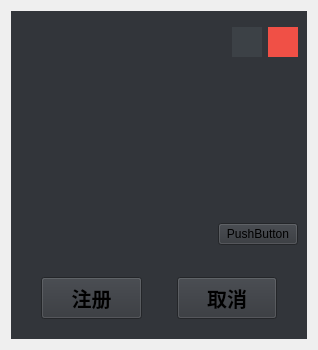
<?xml version="1.0" encoding="UTF-8"?>
<ui version="4.0">
 <class>RegisterWindow</class>
 <widget class="QWidget" name="RegisterWindow">
  <property name="geometry">
   <rect>
    <x>0</x>
    <y>0</y>
    <width>318</width>
    <height>350</height>
   </rect>
  </property>
  <property name="windowTitle">
   <string>Form</string>
  </property>
  <layout class="QVBoxLayout" name="verticalLayout_3">
   <item>
    <widget class="QWidget" name="window" native="true">
     <property name="sizePolicy">
      <sizepolicy hsizetype="Preferred" vsizetype="Preferred">
       <horstretch>0</horstretch>
       <verstretch>0</verstretch>
      </sizepolicy>
     </property>
     <property name="minimumSize">
      <size>
       <width>0</width>
       <height>0</height>
      </size>
     </property>
     <property name="maximumSize">
      <size>
       <width>16777215</width>
       <height>16777215</height>
      </size>
     </property>
     <property name="styleSheet">
      <string notr="true">QWidget {
	background-color: rgb(50, 53, 58);
}</string>
     </property>
     <layout class="QVBoxLayout" name="verticalLayout_2">
      <property name="spacing">
       <number>5</number>
      </property>
      <property name="leftMargin">
       <number>0</number>
      </property>
      <property name="topMargin">
       <number>0</number>
      </property>
      <property name="rightMargin">
       <number>0</number>
      </property>
      <property name="bottomMargin">
       <number>10</number>
      </property>
      <item>
       <widget class="QWidget" name="topBar" native="true">
        <property name="sizePolicy">
         <sizepolicy hsizetype="Preferred" vsizetype="Preferred">
          <horstretch>0</horstretch>
          <verstretch>1</verstretch>
         </sizepolicy>
        </property>
        <layout class="QHBoxLayout" name="horizontalLayout">
         <item>
          <spacer name="horizontalSpacer">
           <property name="orientation">
            <enum>Qt::Horizontal</enum>
           </property>
           <property name="sizeHint" stdset="0">
            <size>
             <width>218</width>
             <height>20</height>
            </size>
           </property>
          </spacer>
         </item>
         <item>
          <widget class="QPushButton" name="min">
           <property name="sizePolicy">
            <sizepolicy hsizetype="Minimum" vsizetype="Fixed">
             <horstretch>0</horstretch>
             <verstretch>0</verstretch>
            </sizepolicy>
           </property>
           <property name="minimumSize">
            <size>
             <width>30</width>
             <height>30</height>
            </size>
           </property>
           <property name="maximumSize">
            <size>
             <width>30</width>
             <height>30</height>
            </size>
           </property>
           <property name="styleSheet">
            <string notr="true">QPushButton {
	border: none;
	icon: url(:/image/zuixiaohua.png);
	background-color: rgb(60, 65, 70);
}

QPushButton:hover {
	background-color: rgb(70, 75, 80);
}

QPushButton:pressed {
	background-color: rgb(55, 56, 62);
}</string>
           </property>
           <property name="text">
            <string/>
           </property>
           <property name="iconSize">
            <size>
             <width>20</width>
             <height>20</height>
            </size>
           </property>
          </widget>
         </item>
         <item>
          <widget class="QPushButton" name="close">
           <property name="minimumSize">
            <size>
             <width>30</width>
             <height>30</height>
            </size>
           </property>
           <property name="maximumSize">
            <size>
             <width>30</width>
             <height>30</height>
            </size>
           </property>
           <property name="styleSheet">
            <string notr="true">QPushButton{
	border: none;
	icon: url(:/image/guanbi.png);
	background-color: rgb(240, 80, 70);
}
QPushButton:hover {
	background-color:rgb(220, 60, 40)
	
}
QPushButton:pressed {
	background-color: rgb(210, 40, 20);
}
</string>
           </property>
           <property name="text">
            <string/>
           </property>
          </widget>
         </item>
        </layout>
       </widget>
      </item>
      <item>
       <widget class="QWidget" name="inputBar" native="true">
        <property name="sizePolicy">
         <sizepolicy hsizetype="Preferred" vsizetype="Preferred">
          <horstretch>0</horstretch>
          <verstretch>3</verstretch>
         </sizepolicy>
        </property>
        <layout class="QHBoxLayout" name="horizontalLayout_2">
         <property name="spacing">
          <number>0</number>
         </property>
         <property name="leftMargin">
          <number>0</number>
         </property>
         <property name="topMargin">
          <number>0</number>
         </property>
         <property name="rightMargin">
          <number>0</number>
         </property>
         <property name="bottomMargin">
          <number>0</number>
         </property>
         <item>
          <widget class="QFrame" name="inputFrame">
           <property name="sizePolicy">
            <sizepolicy hsizetype="Preferred" vsizetype="Expanding">
             <horstretch>0</horstretch>
             <verstretch>0</verstretch>
            </sizepolicy>
           </property>
           <layout class="QVBoxLayout" name="verticalLayout">
            <item>
             <widget class="TinyWidgetLibrary::TextBox" name="usrInput" native="true"/>
            </item>
            <item>
             <widget class="TinyWidgetLibrary::TextBox" name="pwdInput" native="true"/>
            </item>
            <item>
             <widget class="TinyWidgetLibrary::TextBox" name="pwdAgainInput" native="true"/>
            </item>
            <item>
             <widget class="QWidget" name="widget" native="true">
              <layout class="QHBoxLayout" name="horizontalLayout_4">
               <property name="spacing">
                <number>10</number>
               </property>
               <property name="leftMargin">
                <number>0</number>
               </property>
               <property name="topMargin">
                <number>0</number>
               </property>
               <property name="rightMargin">
                <number>0</number>
               </property>
               <property name="bottomMargin">
                <number>0</number>
               </property>
               <item>
                <widget class="TinyWidgetLibrary::TextBox" name="email" native="true">
                 <property name="sizePolicy">
                  <sizepolicy hsizetype="Preferred" vsizetype="Preferred">
                   <horstretch>3</horstretch>
                   <verstretch>0</verstretch>
                  </sizepolicy>
                 </property>
                </widget>
               </item>
               <item>
                <widget class="TinyWidgetLibrary::StandardButton" name="send">
                 <property name="sizePolicy">
                  <sizepolicy hsizetype="Preferred" vsizetype="Fixed">
                   <horstretch>1</horstretch>
                   <verstretch>0</verstretch>
                  </sizepolicy>
                 </property>
                 <property name="text">
                  <string>PushButton</string>
                 </property>
                </widget>
               </item>
              </layout>
             </widget>
            </item>
           </layout>
          </widget>
         </item>
        </layout>
       </widget>
      </item>
      <item>
       <widget class="QWidget" name="ButtonBar" native="true">
        <property name="sizePolicy">
         <sizepolicy hsizetype="Preferred" vsizetype="Expanding">
          <horstretch>0</horstretch>
          <verstretch>1</verstretch>
         </sizepolicy>
        </property>
        <layout class="QHBoxLayout" name="horizontalLayout_3">
         <property name="spacing">
          <number>5</number>
         </property>
         <property name="leftMargin">
          <number>0</number>
         </property>
         <property name="topMargin">
          <number>10</number>
         </property>
         <property name="rightMargin">
          <number>0</number>
         </property>
         <property name="bottomMargin">
          <number>10</number>
         </property>
         <item>
          <spacer name="horizontalSpacer_8">
           <property name="orientation">
            <enum>Qt::Horizontal</enum>
           </property>
           <property name="sizeType">
            <enum>QSizePolicy::Fixed</enum>
           </property>
           <property name="sizeHint" stdset="0">
            <size>
             <width>30</width>
             <height>20</height>
            </size>
           </property>
          </spacer>
         </item>
         <item>
          <widget class="TinyWidgetLibrary::StandardButton" name="registerButton">
           <property name="sizePolicy">
            <sizepolicy hsizetype="Minimum" vsizetype="Expanding">
             <horstretch>0</horstretch>
             <verstretch>0</verstretch>
            </sizepolicy>
           </property>
           <property name="font">
            <font>
             <family>Calisto MT</family>
             <pointsize>15</pointsize>
             <italic>false</italic>
             <bold>true</bold>
             <underline>false</underline>
            </font>
           </property>
           <property name="cursor">
            <cursorShape>PointingHandCursor</cursorShape>
           </property>
           <property name="mouseTracking">
            <bool>true</bool>
           </property>
           <property name="styleSheet">
            <string notr="true"/>
           </property>
           <property name="text">
            <string>注册</string>
           </property>
          </widget>
         </item>
         <item>
          <spacer name="horizontalSpacer_9">
           <property name="orientation">
            <enum>Qt::Horizontal</enum>
           </property>
           <property name="sizeType">
            <enum>QSizePolicy::Fixed</enum>
           </property>
           <property name="sizeHint" stdset="0">
            <size>
             <width>30</width>
             <height>20</height>
            </size>
           </property>
          </spacer>
         </item>
         <item>
          <widget class="TinyWidgetLibrary::StandardButton" name="cancelButton">
           <property name="sizePolicy">
            <sizepolicy hsizetype="Minimum" vsizetype="Expanding">
             <horstretch>0</horstretch>
             <verstretch>0</verstretch>
            </sizepolicy>
           </property>
           <property name="font">
            <font>
             <family>Calisto MT</family>
             <pointsize>15</pointsize>
             <italic>false</italic>
             <bold>true</bold>
             <underline>false</underline>
            </font>
           </property>
           <property name="cursor">
            <cursorShape>PointingHandCursor</cursorShape>
           </property>
           <property name="mouseTracking">
            <bool>true</bool>
           </property>
           <property name="styleSheet">
            <string notr="true"/>
           </property>
           <property name="text">
            <string>取消</string>
           </property>
          </widget>
         </item>
         <item>
          <spacer name="horizontalSpacer_10">
           <property name="orientation">
            <enum>Qt::Horizontal</enum>
           </property>
           <property name="sizeType">
            <enum>QSizePolicy::Fixed</enum>
           </property>
           <property name="sizeHint" stdset="0">
            <size>
             <width>30</width>
             <height>20</height>
            </size>
           </property>
          </spacer>
         </item>
        </layout>
       </widget>
      </item>
     </layout>
    </widget>
   </item>
  </layout>
 </widget>
 <customwidgets>
  <customwidget>
   <class>TinyWidgetLibrary::TextBox</class>
   <extends>QWidget</extends>
   <header>TextBox/TextBox.h</header>
   <container>1</container>
  </customwidget>
  <customwidget>
   <class>TinyWidgetLibrary::StandardButton</class>
   <extends>QPushButton</extends>
   <header>Buttons/RectangleButton/StandardButton.h</header>
  </customwidget>
 </customwidgets>
 <resources>
  <include location="../../../VS/MusicClient/resource.qrc"/>
  <include location="../resource.qrc"/>
 </resources>
 <connections/>
</ui>
